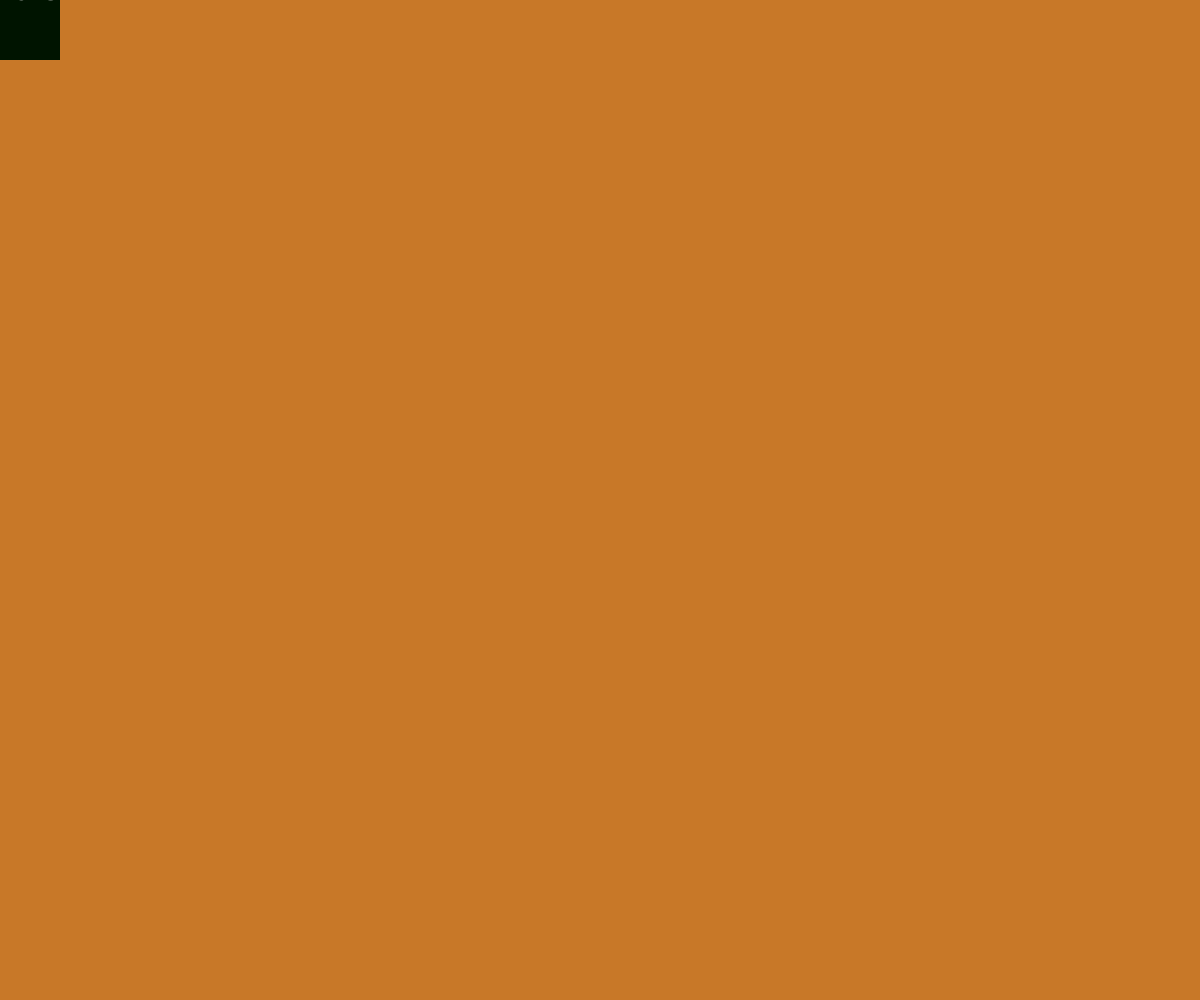
Frame 1 (no input)
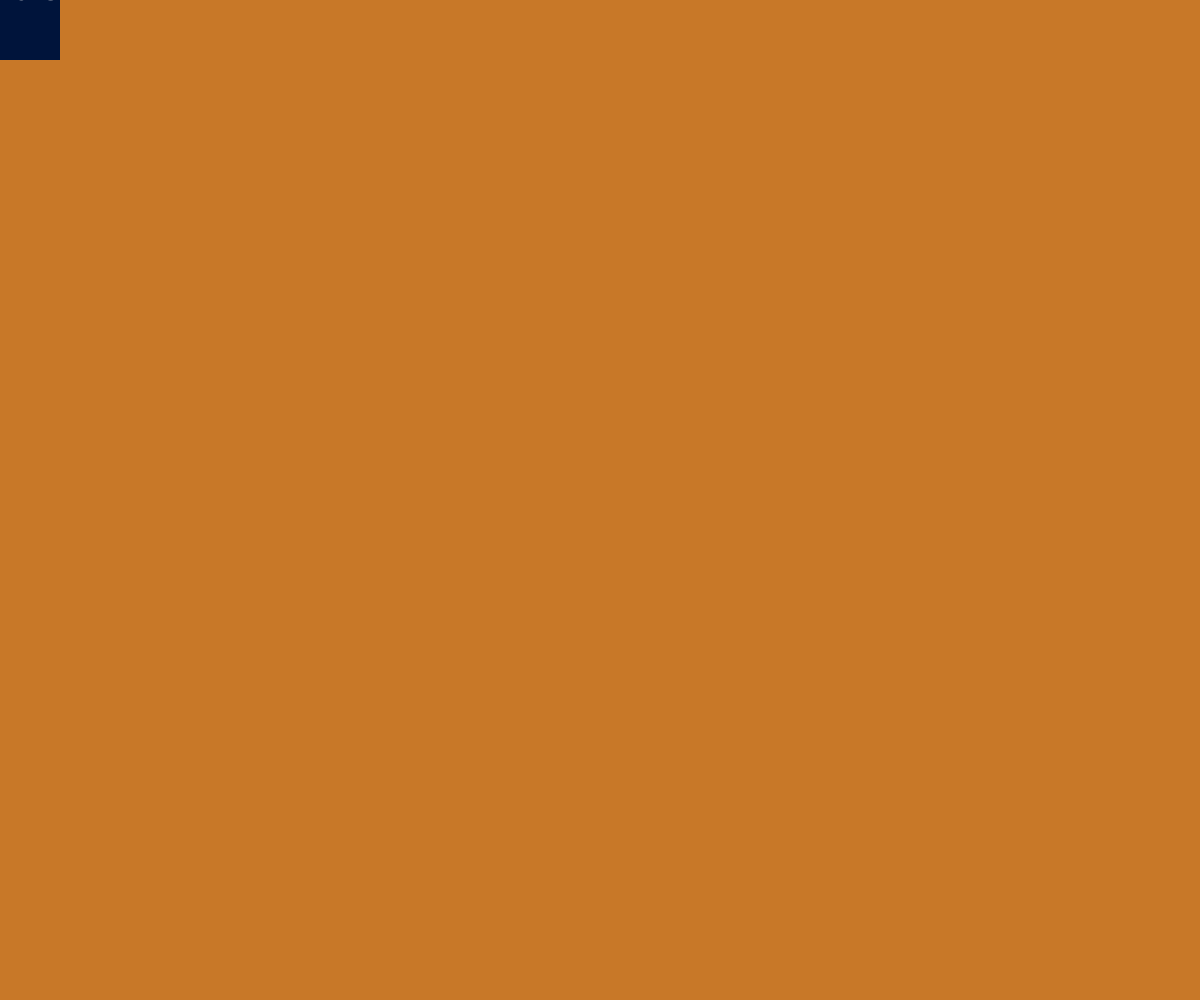
Frame 60 (no input)
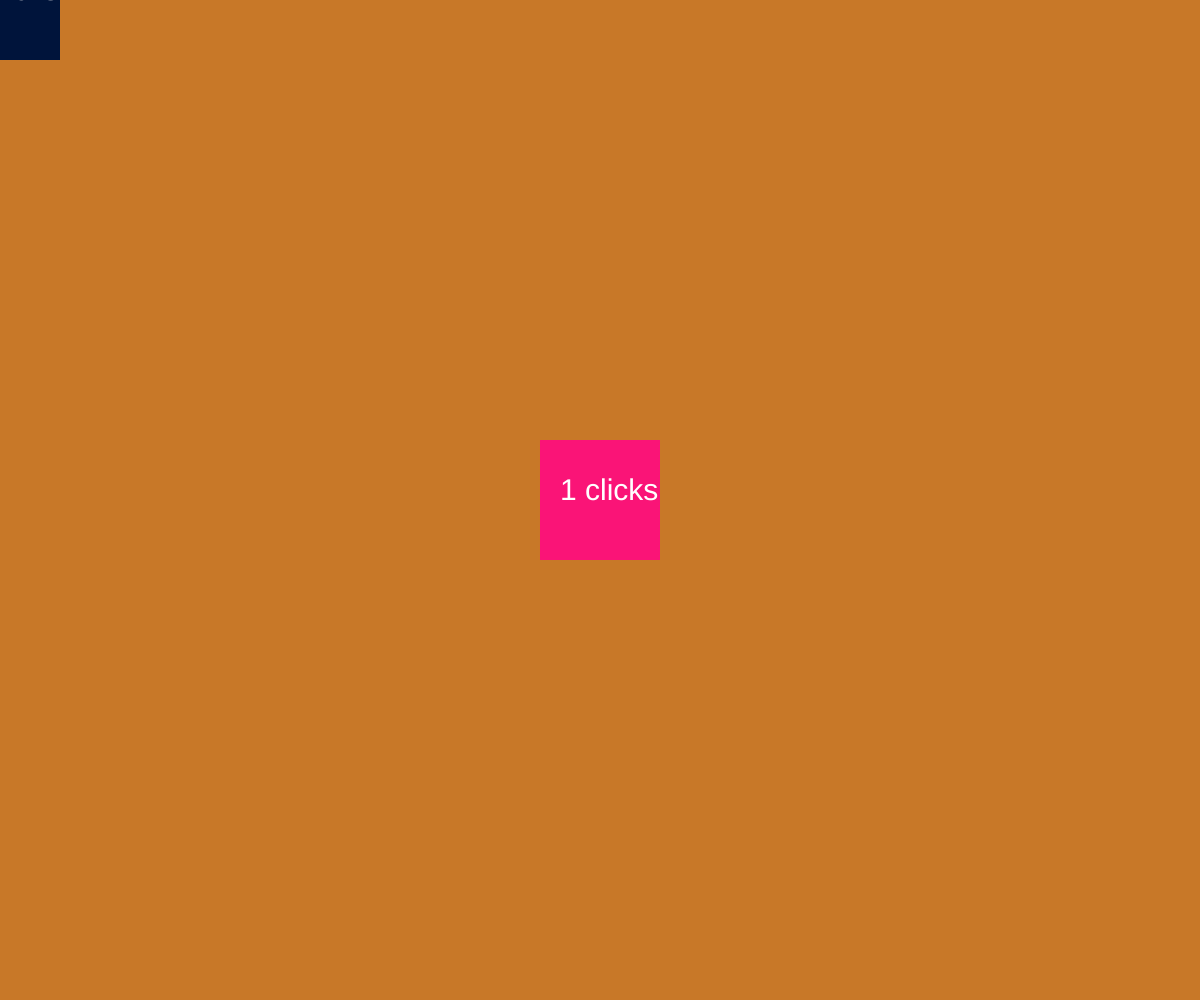
Frame 120 (the mouse pressed at the canvas centre since frame 60)

The p5.js sketch that drew these frames (run headless with seeded random() and noise() and a simulated clock; from frame 60 on, the mouse is pressed at the canvas centre):

// p5.js sketch
// ── sketch.js
let whateverIWant = 20;
let myText = 'hello';

let myCounter = 0;

let anotherVariable = 0;

function setup() {
  createCanvas(windowWidth, windowHeight);
  background(200, 120, 40);
}

function draw() {
  whateverIWant = mouseX * mouseY / windowWidth;
  
  // x, y, w, h
  fill(whateverIWant, 20, anotherVariable);
  noStroke();

  if (mouseY > windowHeight / 2) {
    ellipse(mouseX, mouseY, 120, 120);
  } else {
    rect(mouseX - 60, mouseY - 60, 120, 120);
  }

  fill(255);
  if (mouseX > 200) {
    myText = 'yes';
  } else {
    myText = 'no';
  }

  anotherVariable++;

  if (anotherVariable >= 255) {
    anotherVariable = 0;
  }

  textSize(30)
  
  text(myCounter + ' clicks', mouseX - 40, mouseY);
}

function mousePressed() {
  myCounter++;
}

function windowResized() {
  resizeCanvas(windowWidth, windowHeight);
  background(2, 120, 40);
}
// ── style.css
html, body {
  margin: 0;
  padding: 0;
}
canvas {
  display: block;
}

p {
	position: fixed;
	color: white;
	padding: 20px;
	font-size: 6vw;
}
